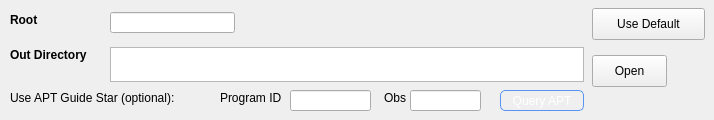
                <widget class="QWidget" name="page_manual">
                 <widget class="QPushButton" name="pushButton_out">
                  <property name="geometry">
                   <rect>
                    <x>592</x>
                    <y>55</y>
                    <width>75</width>
                    <height>32</height>
                   </rect>
                  </property>
                  <property name="toolTip">
                   <string>Open Finder window to select output directory</string>
                  </property>
                  <property name="text">
                   <string>Open</string>
                  </property>
                 </widget>
                 <widget class="QPushButton" name="pushButton_root">
                  <property name="geometry">
                   <rect>
                    <x>592</x>
                    <y>8</y>
                    <width>113</width>
                    <height>32</height>
                   </rect>
                  </property>
                  <property name="toolTip">
                   <string>Use the prefix of the input image name as the root</string>
                  </property>
                  <property name="text">
                   <string>Use Default</string>
                  </property>
                 </widget>
                 <widget class="QLineEdit" name="lineEdit_root">
                  <property name="geometry">
                   <rect>
                    <x>110</x>
                    <y>12</y>
                    <width>125</width>
                    <height>21</height>
                   </rect>
                  </property>
                  <property name="toolTip">
                   <string>&lt;html&gt;&lt;head/&gt;&lt;body&gt;&lt;p&gt;Label for directory where output data will be stored and file names&lt;/p&gt;&lt;/body&gt;&lt;/html&gt;</string>
                  </property>
                 </widget>
                 <widget class="QLabel" name="label_root">
                  <property name="geometry">
                   <rect>
                    <x>10</x>
                    <y>12</y>
                    <width>31</width>
                    <height>16</height>
                   </rect>
                  </property>
                  <property name="toolTip">
                   <string>&lt;html&gt;&lt;head/&gt;&lt;body&gt;&lt;p&gt;Label for directory where output data will be stored and file names&lt;/p&gt;&lt;/body&gt;&lt;/html&gt;</string>
                  </property>
                  <property name="text">
                   <string>&lt;b&gt;Root&lt;/b&gt;</string>
                  </property>
                 </widget>
                 <widget class="QLabel" name="label_out">
                  <property name="geometry">
                   <rect>
                    <x>10</x>
                    <y>47</y>
                    <width>88</width>
                    <height>16</height>
                   </rect>
                  </property>
                  <property name="toolTip">
                   <string>Directory name where the root directory exists or will be created</string>
                  </property>
                  <property name="text">
                   <string>&lt;html&gt;&lt;head/&gt;&lt;body&gt;&lt;p&gt;&lt;span style=&quot; font-weight:600;&quot;&gt;Out Directory&lt;/span&gt;&lt;/p&gt;&lt;/body&gt;&lt;/html&gt;</string>
                  </property>
                 </widget>
                 <widget class="QTextEdit" name="textEdit_out">
                  <property name="geometry">
                   <rect>
                    <x>110</x>
                    <y>47</y>
                    <width>474</width>
                    <height>35</height>
                   </rect>
                  </property>
                  <property name="sizePolicy">
                   <sizepolicy hsizetype="Expanding" vsizetype="MinimumExpanding">
                    <horstretch>0</horstretch>
                    <verstretch>0</verstretch>
                   </sizepolicy>
                  </property>
                  <property name="minimumSize">
                   <size>
                    <width>0</width>
                    <height>35</height>
                   </size>
                  </property>
                  <property name="maximumSize">
                   <size>
                    <width>16777215</width>
                    <height>35</height>
                   </size>
                  </property>
                  <property name="toolTip">
                   <string>Directory name where the root directory exists or will be created</string>
                  </property>
                  <property name="acceptRichText">
                   <bool>false</bool>
                  </property>
                 </widget>
                 <widget class="QLineEdit" name="lineEdit_manualid">
                  <property name="geometry">
                   <rect>
                    <x>290</x>
                    <y>90</y>
                    <width>81</width>
                    <height>21</height>
                   </rect>
                  </property>
                  <property name="text">
                   <string/>
                  </property>
                 </widget>
                 <widget class="QLabel" name="label_manual">
                  <property name="geometry">
                   <rect>
                    <x>10</x>
                    <y>90</y>
                    <width>197</width>
                    <height>16</height>
                   </rect>
                  </property>
                  <property name="text">
                   <string>Use APT Guide Star (optional):</string>
                  </property>
                 </widget>
                 <widget class="QLineEdit" name="lineEdit_manualobs">
                  <property name="geometry">
                   <rect>
                    <x>410</x>
                    <y>90</y>
                    <width>71</width>
                    <height>21</height>
                   </rect>
                  </property>
                  <property name="text">
                   <string/>
                  </property>
                 </widget>
                 <widget class="QLabel" name="label_manualid">
                  <property name="geometry">
                   <rect>
                    <x>220</x>
                    <y>90</y>
                    <width>71</width>
                    <height>16</height>
                   </rect>
                  </property>
                  <property name="text">
                   <string>Program ID</string>
                  </property>
                 </widget>
                 <widget class="QLabel" name="label_manualobs">
                  <property name="geometry">
                   <rect>
                    <x>384</x>
                    <y>90</y>
                    <width>31</width>
                    <height>16</height>
                   </rect>
                  </property>
                  <property name="text">
                   <string>Obs</string>
                  </property>
                 </widget>
                 <widget class="QPushButton" name="pushButton_manualid">
                  <property name="geometry">
                   <rect>
                    <x>500</x>
                    <y>90</y>
                    <width>84</width>
                    <height>21</height>
                   </rect>
                  </property>
                  <property name="styleSheet">
                   <string notr="true">QPushButton {
    border: 1px solid #5a94f3;
    border-radius: 5px;
    background-color: qlineargradient(x1: 0, y1: 0, x2: 0, y2: 1,
                                      stop: 0 #4486f5, stop: 1 #2671f6);
    min-width: 80px;
    color: white;
}

QPushButton:pressed {
    border: 1px solid #1d60dc;
    border-radius: 5px;
    background-color: qlineargradient(x1: 0, y1: 0, x2: 0, y2: 1,
                                      stop: 0 #1d60dc, stop: 1 #1d60dc);
    min-width: 80px;
    color: white;
}</string>
                  </property>
                  <property name="text">
                   <string>Query APT</string>
                  </property>
                 </widget>
                 <zorder>label_root</zorder>
                 <zorder>lineEdit_root</zorder>
                 <zorder>pushButton_root</zorder>
                 <zorder>label_out</zorder>
                 <zorder>pushButton_out</zorder>
                 <zorder>textEdit_out</zorder>
                 <zorder>lineEdit_manualid</zorder>
                 <zorder>label_manual</zorder>
                 <zorder>lineEdit_manualobs</zorder>
                 <zorder>label_manualid</zorder>
                 <zorder>label_manualobs</zorder>
                 <zorder>pushButton_manualid</zorder>
                </widget>
